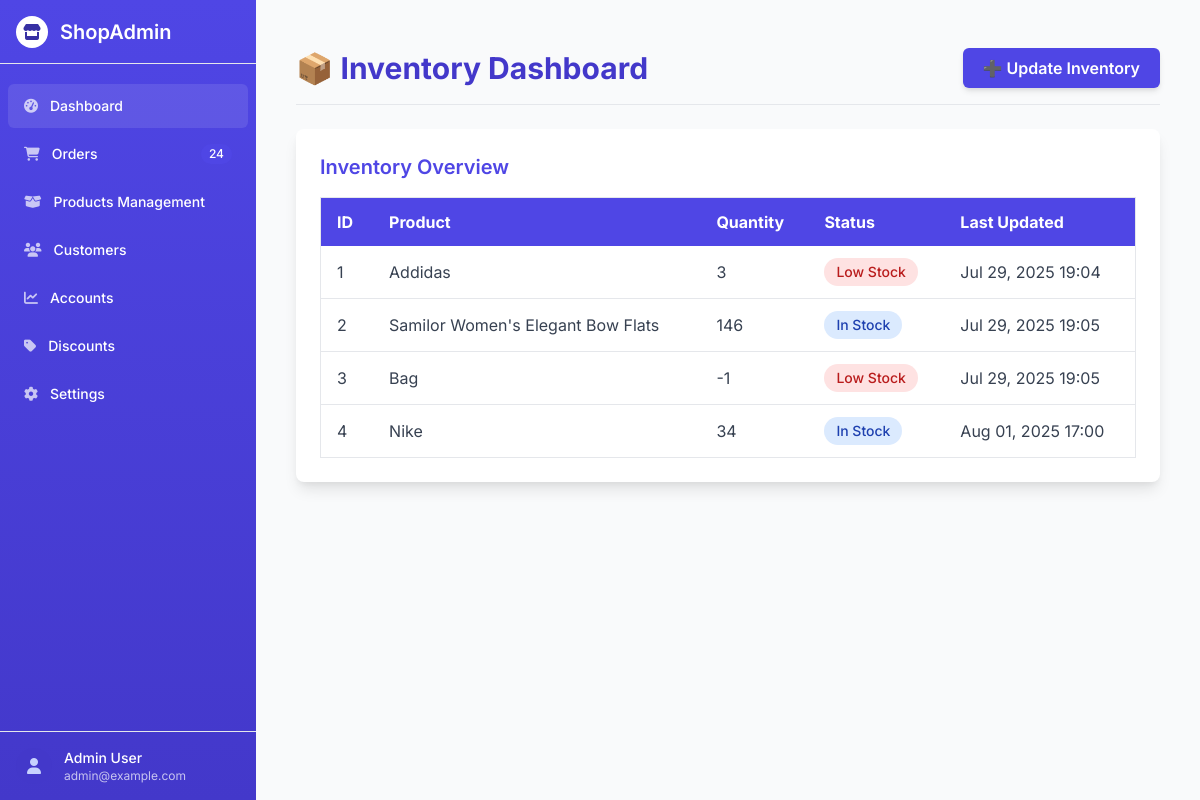
/inventory/, run on an earlier commit of the app's database.
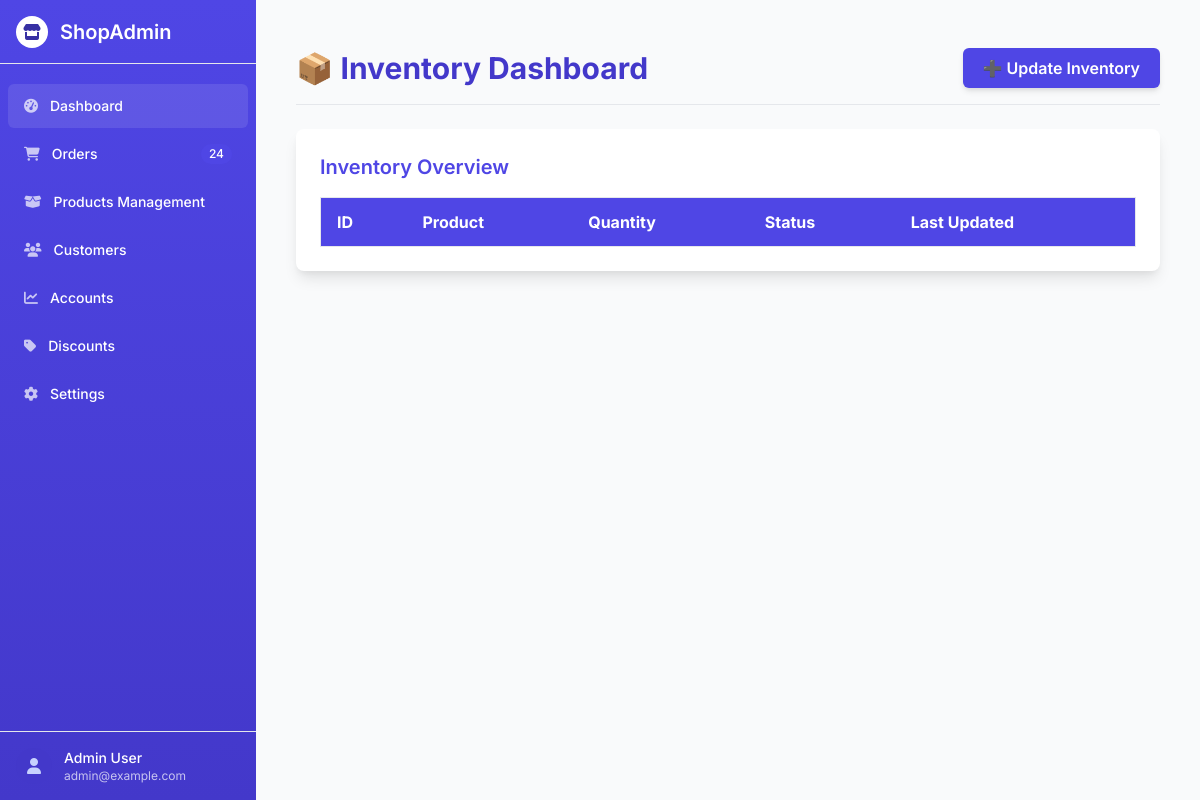
And on a later commit of the database.
### InventoryLog/models.py (models this page shows)
class InventoryLog(models.Model):
    Product = models.ForeignKey(Product, on_delete=models.CASCADE)
    quantity = models.IntegerField(null = False)
    remarks = models.TextField(blank=True, null=True)
    created_at = models.DateTimeField(auto_now_add=True)
    class Meta:
        ordering = ['created_at']

### store/models.py (models this page shows)
class Product (models.Model):
    category = models.ForeignKey(Category, on_delete=models.CASCADE)
    name = models.CharField(max_length = 100)
    slug = models.SlugField(max_length = 100)
    description = models.TextField()
    price = models.DecimalField(max_digits=10, decimal_places=2)
    image = models.ImageField(upload_to = 'products/')
    image2 = models.ImageField(upload_to='products/', blank=True, null=True)
    image3 = models.ImageField(upload_to='products/', blank=True, null=True)
    image4 = models.ImageField(upload_to='products/', blank=True, null=True)

### InventoryLog/views.py (the view)
# urls.py: path('', views.inventory_home, name='inventory_home'),
def inventory_home (request):
    all_inventory = InventoryLog.objects.all()
    context = {'inventoryLogs': all_inventory}
    return render(request,'inventory/inventory_home.html',context)

### store/context_processors.py (called while the page is built, shortened)
def cart_data(request):
    cart = request.session.get('cart', {})
    cart_item_count = 0
    cart_items = []
    total_amount = 0
    return {
        'cart_items': cart_items,
        'total_amount': total_amount,
        'cart_item_count': cart_item_count,
    }

### templates/inventory/inventory_home.html (shortened to what this page needs)
{% extends 'orders/base.html' %}
{% load static %}
{% block content %}
<div class="container mx-auto px-4 py-6">
    <div class="flex justify-between items-center mb-6 border-b pb-4">
        <h1 class="text-3xl font-bold text-indigo-700">📦 Inventory Dashboard</h1>
        <button id="open-update-modal"
                class="bg-indigo-600 hover:bg-indigo-700 text-white font-semibold px-5 py-2 rounded-md shadow-md transition">
            ➕ Update Inventory
        </button>
    </div>
    <div class="bg-white shadow-lg rounded-lg p-6">
        <h2 class="text-xl font-semibold text-indigo-600 mb-4">Inventory Overview</h2>
        <div class="overflow-x-auto">
            <table class="min-w-full table-auto border border-gray-200">
                <thead>
                    <tr class="bg-indigo-600 text-white">
                        <th class="px-4 py-3 text-left">ID</th>
                        <th class="px-4 py-3 text-left">Product</th>
                        <th class="px-4 py-3 text-left">Quantity</th>
                        <th class="px-4 py-3 text-left">Status</th>
                        <th class="px-4 py-3 text-left">Last Updated</th>
                    </tr>
                </thead>
                <tbody class="text-gray-700">
                    {% for log in inventoryLogs %}
                    <tr class="hover:bg-indigo-50 border-b">
                        <td class="px-4 py-3">{{ log.id }}</td>
                        <td class="px-4 py-3">{{ log.Product.name }}</td>
                        <td class="px-4 py-3">{{ log.quantity }}</td>
                        <td class="px-4 py-3">
                            <span class="inline-block px-3 py-1 text-sm font-medium rounded-full
                                         {% if log.quantity > 10 %}
                                             bg-blue-100 text-blue-800
                                         {% else %}
                                             bg-red-100 text-red-700
                                         {% endif %}">
                                {% if log.quantity > 10 %}In Stock{% else %}Low Stock{% endif %}
                            </span>
                        </td>
                        <td class="px-4 py-3">{{ log.created_at|date:"M d, Y H:i" }}</td>
                    </tr>
                    {% endfor %}
                </tbody>
            </table>
        </div>
    </div>
</div>
{% endblock %}

### templates/orders/base.html (shortened to what this page needs)
<!DOCTYPE html>
<html lang="en">
<head>
  <link href="https://cdn.jsdelivr.net/npm/tailwindcss@2.2.19/dist/tailwind.min.css" rel="stylesheet">
  <link rel="stylesheet" href="https://cdnjs.cloudflare.com/ajax/libs/font-awesome/6.4.0/css/all.min.css">
</head>
<body class="antialiased">
  <div class="flex h-screen overflow-hidden">
    {% include 'orders/sidebar.html' %}
    <main class="flex-1 overflow-y-auto p-6">
      {% block content %}{% endblock %}
    </main>
  </div>
</body>
</html>

### templates/orders/sidebar.html
<div class="hidden md:flex flex-col w-64 sidebar text-white">
  <div class="flex items-center h-16 px-4 border-b border-indigo-500/20">
    <div class="flex items-center">
      <div class="h-8 w-8 rounded-full bg-white flex items-center justify-center text-indigo-800 font-bold">
        <i class="fas fa-store"></i>
      </div>
      <span class="ml-3 text-xl font-semibold">ShopAdmin</span>
    </div>
  </div>
  <div class="flex-1 flex flex-col pt-5 pb-4 overflow-y-auto">
    <nav class="flex-1 px-2 space-y-1">
      <a href="{% url 'order_home' %}" class="sidebar-item active group flex items-center px-4 py-3 text-sm font-medium rounded-md">
        <i class="fas fa-tachometer-alt mr-3 opacity-70"></i>
        Dashboard
      </a>
      <a href="{% url 'order_list' %}" class="sidebar-item group flex items-center px-4 py-3 text-sm font-medium rounded-md">
        <i class="fas fa-shopping-cart mr-3 opacity-70"></i>
        Orders
        <span class="ml-auto inline-block py-0.5 px-2 text-xs rounded-full bg-indigo-600">24</span>
      </a>
      <a href="{% url 'inventory_home' %}" class="sidebar-item group flex items-center px-4 py-3 text-sm font-medium rounded-md">
        <i class="fas fa-box-open mr-3 opacity-70"></i>
        Products Management
      </a>
      <a href="#" class="sidebar-item group flex items-center px-4 py-3 text-sm font-medium rounded-md">
        <i class="fas fa-users mr-3 opacity-70"></i>
        Customers
      </a>
      <a href="{% url 'accounts_home' %}" class="sidebar-item group flex items-center px-4 py-3 text-sm font-medium rounded-md">
        <i class="fas fa-chart-line mr-3 opacity-70"></i>
        Accounts
      </a>
      <a href="#" class="sidebar-item group flex items-center px-4 py-3 text-sm font-medium rounded-md">
        <i class="fas fa-tag mr-3 opacity-70"></i>
        Discounts
      </a>
      <a href="#" class="sidebar-item group flex items-center px-4 py-3 text-sm font-medium rounded-md">
        <i class="fas fa-cog mr-3 opacity-70"></i>
        Settings
      </a>
    </nav>
  </div>
  <div class="flex-shrink-0 flex p-4 border-t border-indigo-500/20">
    <div class="flex items-center">
      <div class="h-9 w-9 rounded-full bg-indigo-700 flex items-center justify-center">
        <i class="fas fa-user text-indigo-200"></i>
      </div>
      <div class="ml-3">
        <p class="text-sm font-medium">Admin User</p>
        <p class="text-xs opacity-70">admin@example.com</p>
      </div>
    </div>
  </div>
</div>

### templates/orders/base.html (style rules this page uses)
body { font-family: 'Inter', sans-serif; background-color: #f9fafb; }
.sidebar { transition: all 0.3s ease; background: linear-gradient(to bottom, #4f46e5, #4338ca); }
.sidebar-item { transition: all 0.2s ease; }
.sidebar-item.active { background-color: rgba(255, 255, 255, 0.1); }

What changed in the data, as far as the page shows it:
removed InventoryLog: id "1", Product.name "Addidas", quantity "3", shows "Low Stock", created_at "Jul 29, 2025 19:04"
removed InventoryLog: id "2", Product.name "Samilor Women's Elegant Bow Flats", quantity "146", shows "In Stock", created_at "Jul 29, 2025 19:05"
removed InventoryLog: id "3", Product.name "Bag", quantity "-1", shows "Low Stock", created_at "Jul 29, 2025 19:05"
removed InventoryLog: id "4", Product.name "Nike", quantity "34", shows "In Stock", created_at "Aug 01, 2025 17:00"
